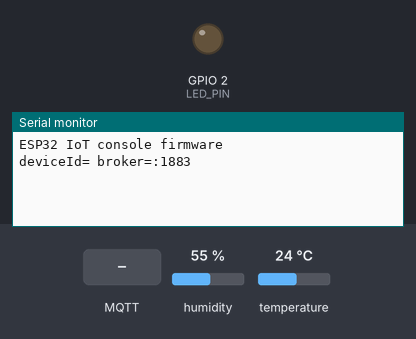
Bench run of a program on a simulated ESP32. Shown: output pins drawn as LEDs (lit = HIGH), the last lines printed to the serial monitor. The inputs (shaded band) are chosen by the test bench; at power-on: humidity 55 %, temperature 24 °C. WiFi joins after 1.5 s; servers stay silent unless stated; no MQTT or app messages arrive unless stated; not simulated (calls return 0 or success): secrets.example.h; names the files do not define were given values by the test bench: MQTT_PORT = 1883.

Above: at 1.4 s.
1.5 s: MQTT message "on" arrives on the first subscribed topic
At 5.57 s:
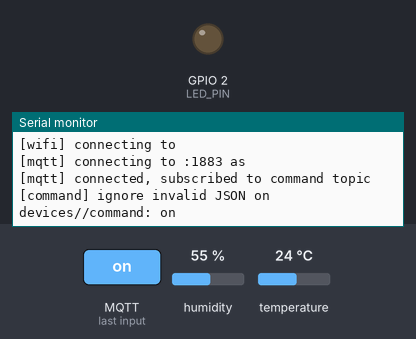
7.0 s: MQTT message "off" arrives on the first subscribed topic
At 7.5 s:
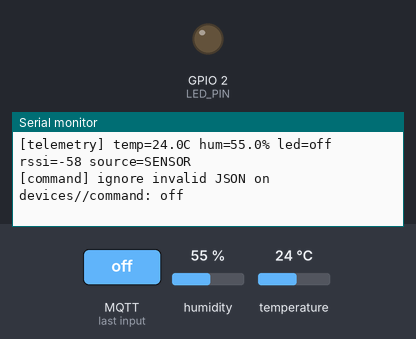

Measured:
- after the input at 1.5 s, the serial monitor: prints a new line after 4.1 s (image 1)
- after the input at 7.0 s, the serial monitor: prints a new line at once (image 2)

The program:

main.cpp
```cpp
#include <Arduino.h>
#include <math.h>
#include <WiFi.h>
#include <PubSubClient.h>
#include <ArduinoJson.h>
#include <DHT.h>

#if __has_include("secrets.h")
#include "secrets.h"
#else
#include "secrets.example.h"
#endif

// Typical ESP32-WROOM DevKit: onboard LED on GPIO 2, DHT11 data on GPIO 4.
static const int LED_PIN = 2;
static const int DHT_PIN = 4;
static const uint8_t DHT_TYPE = DHT11;
static const unsigned long TELEMETRY_INTERVAL_MS = 5000;
static const unsigned long WIFI_RETRY_MS = 4000;
static const unsigned long MQTT_RETRY_MS = 3000;

DHT dht(DHT_PIN, DHT_TYPE);
WiFiClient wifiClient;
PubSubClient mqtt(wifiClient);

bool ledOn = false;
bool usingSimulatedTelemetry = false;
unsigned long lastTelemetryMs = 0;
unsigned long lastWifiAttemptMs = 0;
unsigned long lastMqttAttemptMs = 0;

String statusTopic() {
  return String("devices/") + DEVICE_ID + "/status";
}

String telemetryTopic() {
  return String("devices/") + DEVICE_ID + "/telemetry";
}

String commandTopic() {
  return String("devices/") + DEVICE_ID + "/command";
}

void applyLed(bool on) {
  ledOn = on;
  digitalWrite(LED_PIN, on ? HIGH : LOW);
}

void publishStatus(bool online) {
  JsonDocument doc;
  doc["state"] = online ? "online" : "offline";
  doc["name"] = DEVICE_NAME;
  doc["fw"] = "1.0.0";
  char buffer[192];
  serializeJson(doc, buffer, sizeof(buffer));
  mqtt.publish(statusTopic().c_str(), buffer, true);
}

bool readDht(float &tempC, float &humidity) {
  humidity = dht.readHumidity();
  tempC = dht.readTemperature();
  return !isnan(humidity) && !isnan(tempC);
}

void publishTelemetry() {
  float tempC = 0;
  float humidity = 0;
  const bool sensorOk = readDht(tempC, humidity);

  // Fallback is intentional: a board without DHT11 still demos the full stack.
  if (!sensorOk) {
    usingSimulatedTelemetry = true;
    const float t = millis() / 1000.0f;
    tempC = 23.5f + sinf(t / 17.0f) * 1.8f;
    humidity = 56.0f + cosf(t / 13.0f) * 6.0f;
  } else {
    usingSimulatedTelemetry = false;
  }

  JsonDocument doc;
  doc["tempC"] = roundf(tempC * 10.0f) / 10.0f;
  doc["humidity"] = roundf(humidity * 10.0f) / 10.0f;
  doc["led"] = ledOn;
  doc["rssi"] = WiFi.RSSI();
  doc["source"] = usingSimulatedTelemetry ? "SIMULATED" : "SENSOR";

  char buffer[256];
  serializeJson(doc, buffer, sizeof(buffer));
  mqtt.publish(telemetryTopic().c_str(), buffer, false);

  Serial.printf(
      "[telemetry] temp=%.1fC hum=%.1f%% led=%s rssi=%d source=%s\n",
      tempC,
      humidity,
      ledOn ? "on" : "off",
      WiFi.RSSI(),
      usingSimulatedTelemetry ? "SIMULATED" : "SENSOR");
}

void onCommand(char *topic, byte *payload, unsigned int length) {
  String body;
  body.reserve(length);
  for (unsigned int i = 0; i < length; i++) {
    body += static_cast<char>(payload[i]);
  }

  JsonDocument doc;
  DeserializationError error = deserializeJson(doc, body);
  if (error) {
    Serial.printf("[command] ignore invalid JSON on %s: %s\n", topic, body.c_str());
    return;
  }

  if (doc["led"].is<bool>()) {
    applyLed(doc["led"].as<bool>());
    Serial.printf("[command] LED -> %s\n", ledOn ? "on" : "off");
    publishTelemetry();
  }
}

void connectWifi() {
  if (WiFi.status() == WL_CONNECTED) {
    return;
  }
  const unsigned long now = millis();
  if (now - lastWifiAttemptMs < WIFI_RETRY_MS) {
    return;
  }
  lastWifiAttemptMs = now;

  Serial.printf("[wifi] connecting to %s\n", WIFI_SSID);
  WiFi.mode(WIFI_STA);
  WiFi.begin(WIFI_SSID, WIFI_PASSWORD);
}

void connectMqtt() {
  if (mqtt.connected() || WiFi.status() != WL_CONNECTED) {
    return;
  }
  const unsigned long now = millis();
  if (now - lastMqttAttemptMs < MQTT_RETRY_MS) {
    return;
  }
  lastMqttAttemptMs = now;

  const String offline = "{\"state\":\"offline\",\"name\":\"" + String(DEVICE_NAME) + "\"}";
  Serial.printf("[mqtt] connecting to %s:%d as %s\n", MQTT_HOST, MQTT_PORT, DEVICE_ID);

  bool ok;
  if (strlen(MQTT_USER) > 0) {
    ok = mqtt.connect(DEVICE_ID, MQTT_USER, MQTT_PASSWORD, statusTopic().c_str(), 1, true, offline.c_str());
  } else {
    ok = mqtt.connect(DEVICE_ID, statusTopic().c_str(), 1, true, offline.c_str());
  }

  if (!ok) {
    Serial.printf("[mqtt] failed, rc=%d\n", mqtt.state());
    return;
  }

  mqtt.subscribe(commandTopic().c_str(), 1);
  publishStatus(true);
  Serial.println("[mqtt] connected, subscribed to command topic");
}

void setup() {
  pinMode(LED_PIN, OUTPUT);
  applyLed(false);
  Serial.begin(115200);
  delay(200);
  Serial.println();
  Serial.println("ESP32 IoT console firmware");
  Serial.printf("deviceId=%s broker=%s:%d\n", DEVICE_ID, MQTT_HOST, MQTT_PORT);

  dht.begin();
  mqtt.setServer(MQTT_HOST, MQTT_PORT);
  mqtt.setCallback(onCommand);
  mqtt.setBufferSize(512);
  mqtt.setKeepAlive(20);
  connectWifi();
}

void loop() {
  connectWifi();
  if (WiFi.status() == WL_CONNECTED) {
    connectMqtt();
    mqtt.loop();
  }

  if (mqtt.connected() && millis() - lastTelemetryMs >= TELEMETRY_INTERVAL_MS) {
    lastTelemetryMs = millis();
    publishTelemetry();
  }
}
```

secrets.example.h
```cpp
#pragma once

// Copy this file to secrets.h (gitignored) and fill in local values.
// Do not commit real Wi-Fi passwords.

#ifndef WIFI_SSID
#define WIFI_SSID "YOUR_WIFI_SSID"
#endif

#ifndef WIFI_PASSWORD
#define WIFI_PASSWORD "YOUR_WIFI_PASSWORD"
#endif

// LAN IP of the machine running Mosquitto, or later the public host:
// #define MQTT_HOST "116.62.158.35"
#ifndef MQTT_HOST
#define MQTT_HOST "192.168.1.100"
#endif

#ifndef MQTT_PORT
#define MQTT_PORT 1883
#endif

#ifndef MQTT_USER
#define MQTT_USER ""
#endif

#ifndef MQTT_PASSWORD
#define MQTT_PASSWORD ""
#endif

#ifndef DEVICE_ID
#define DEVICE_ID "esp32-devkit-01"
#endif

#ifndef DEVICE_NAME
#define DEVICE_NAME "ESP32 DevKit"
#endif
```
